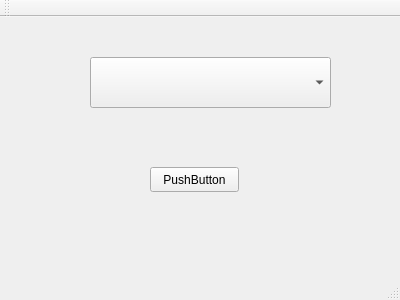
<?xml version="1.0" encoding="UTF-8"?>
<ui version="4.0">
 <class>MainWindow</class>
 <widget class="QMainWindow" name="MainWindow">
  <property name="geometry">
   <rect>
    <x>0</x>
    <y>0</y>
    <width>400</width>
    <height>300</height>
   </rect>
  </property>
  <property name="windowTitle">
   <string>MainWindow</string>
  </property>
  <widget class="QWidget" name="centralWidget">
   <widget class="QComboBox" name="comboBox">
    <property name="geometry">
     <rect>
      <x>90</x>
      <y>40</y>
      <width>241</width>
      <height>51</height>
     </rect>
    </property>
   </widget>
   <widget class="QPushButton" name="pushButton">
    <property name="geometry">
     <rect>
      <x>150</x>
      <y>150</y>
      <width>89</width>
      <height>25</height>
     </rect>
    </property>
    <property name="text">
     <string>PushButton</string>
    </property>
   </widget>
  </widget>
  <widget class="QMenuBar" name="menuBar">
   <property name="geometry">
    <rect>
     <x>0</x>
     <y>0</y>
     <width>400</width>
     <height>22</height>
    </rect>
   </property>
  </widget>
  <widget class="QToolBar" name="mainToolBar">
   <attribute name="toolBarArea">
    <enum>TopToolBarArea</enum>
   </attribute>
   <attribute name="toolBarBreak">
    <bool>false</bool>
   </attribute>
  </widget>
  <widget class="QStatusBar" name="statusBar"/>
 </widget>
 <layoutdefault spacing="6" margin="11"/>
 <resources/>
 <connections/>
</ui>
